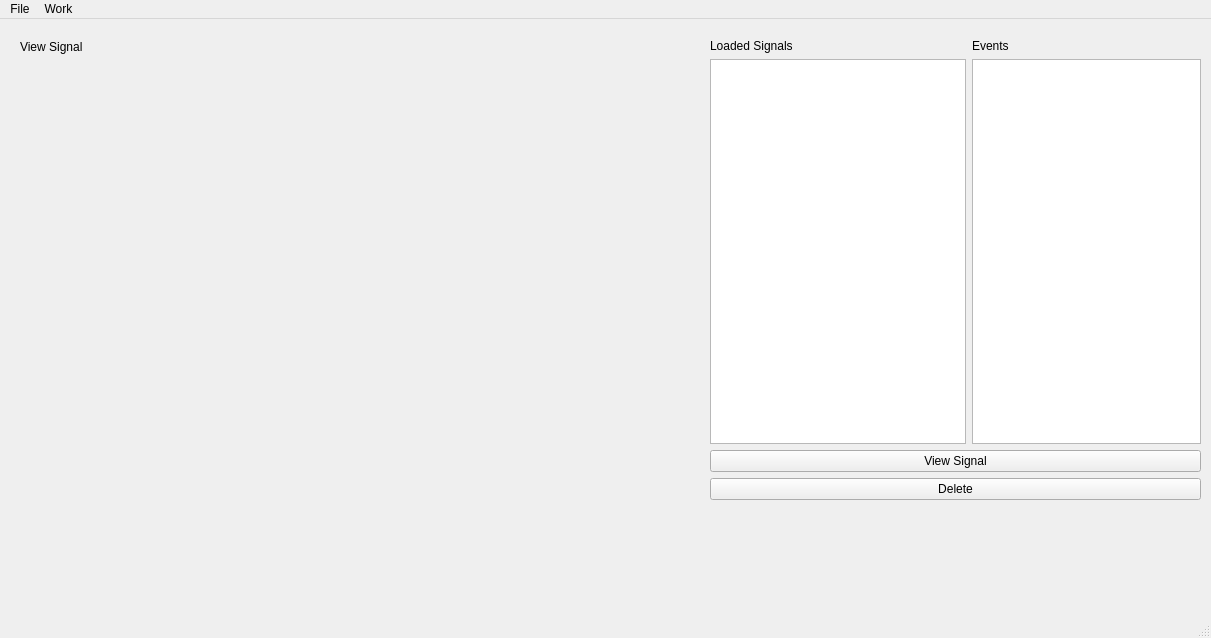
<?xml version="1.0" encoding="UTF-8"?>
<ui version="4.0">
 <class>MainWindow</class>
 <widget class="QMainWindow" name="MainWindow">
  <property name="geometry">
   <rect>
    <x>0</x>
    <y>0</y>
    <width>1211</width>
    <height>638</height>
   </rect>
  </property>
  <property name="windowTitle">
   <string>MainWindow</string>
  </property>
  <widget class="QWidget" name="centralwidget">
   <widget class="QWidget" name="formLayoutWidget">
    <property name="geometry">
     <rect>
      <x>710</x>
      <y>20</y>
      <width>491</width>
      <height>461</height>
     </rect>
    </property>
    <layout class="QFormLayout" name="formLayout">
     <item row="0" column="0">
      <widget class="QLabel" name="label">
       <property name="text">
        <string>Loaded Signals</string>
       </property>
      </widget>
     </item>
     <item row="0" column="1">
      <widget class="QLabel" name="label_4">
       <property name="text">
        <string>Events</string>
       </property>
      </widget>
     </item>
     <item row="2" column="1">
      <widget class="QListWidget" name="listWidgetLoadFileProperty"/>
     </item>
     <item row="4" column="0" colspan="2">
      <widget class="QPushButton" name="pushButtonViewImageLoadFile">
       <property name="text">
        <string>View Signal</string>
       </property>
      </widget>
     </item>
     <item row="5" column="0" colspan="2">
      <widget class="QPushButton" name="pushButtonDeleteLoadFile">
       <property name="text">
        <string>Delete</string>
       </property>
      </widget>
     </item>
     <item row="2" column="0">
      <widget class="QListWidget" name="listWidgetLoadFile"/>
     </item>
    </layout>
   </widget>
   <widget class="QLabel" name="label_3">
    <property name="geometry">
     <rect>
      <x>20</x>
      <y>20</y>
      <width>67</width>
      <height>16</height>
     </rect>
    </property>
    <property name="text">
     <string>View Signal</string>
    </property>
   </widget>
   <widget class="QWidget" name="verticalLayoutWidget">
    <property name="geometry">
     <rect>
      <x>20</x>
      <y>50</y>
      <width>671</width>
      <height>431</height>
     </rect>
    </property>
    <layout class="QVBoxLayout" name="LayoutGraph"/>
   </widget>
  </widget>
  <widget class="QMenuBar" name="menubar">
   <property name="geometry">
    <rect>
     <x>0</x>
     <y>0</y>
     <width>1211</width>
     <height>21</height>
    </rect>
   </property>
   <widget class="QMenu" name="menu">
    <property name="title">
     <string>File</string>
    </property>
    <addaction name="actionLoadFile"/>
    <addaction name="actionExportFile"/>
    <addaction name="actionExit"/>
    <addaction name="separator"/>
   </widget>
   <widget class="QMenu" name="menuWork">
    <property name="title">
     <string>Work</string>
    </property>
    <addaction name="actionAddEventsTypes"/>
   </widget>
   <addaction name="menu"/>
   <addaction name="menuWork"/>
  </widget>
  <widget class="QStatusBar" name="statusbar"/>
  <action name="actionLoadFile">
   <property name="text">
    <string>Load file</string>
   </property>
  </action>
  <action name="actionExportFile">
   <property name="text">
    <string>Export file</string>
   </property>
  </action>
  <action name="actionResizing">
   <property name="text">
    <string>Resizing</string>
   </property>
  </action>
  <action name="actionAdjustPhotoVolume">
   <property name="text">
    <string>Adjust photo volume</string>
   </property>
  </action>
  <action name="actionExit">
   <property name="text">
    <string>Exit</string>
   </property>
  </action>
  <action name="actionvertical">
   <property name="text">
    <string>Vertical</string>
   </property>
  </action>
  <action name="actionhorizen">
   <property name="text">
    <string>Horizen</string>
   </property>
  </action>
  <action name="actionAddEventsTypes">
   <property name="text">
    <string>Add Events Types</string>
   </property>
  </action>
 </widget>
 <resources/>
 <connections/>
</ui>
